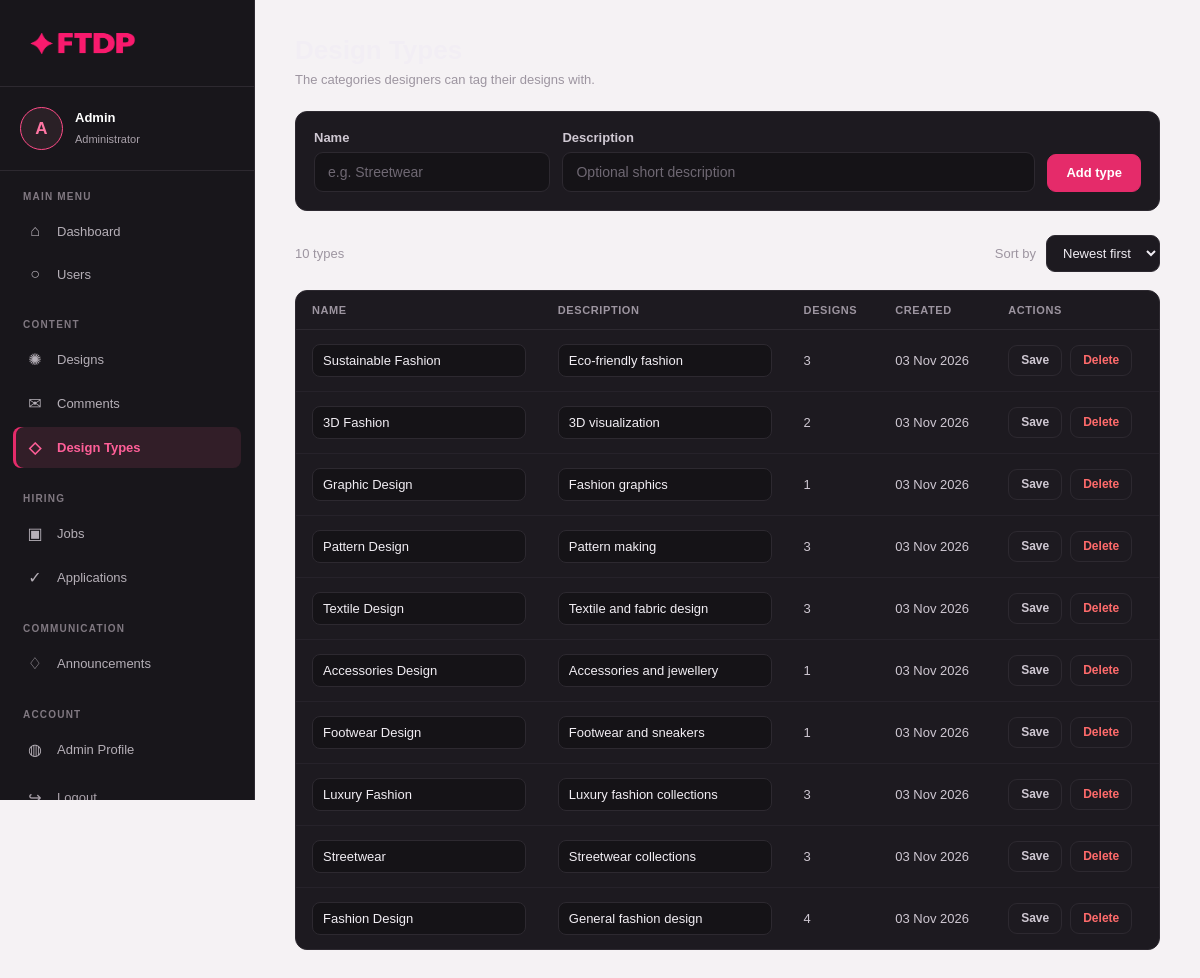
Screenshot of /frontend/pages/admin/design_types.php (signed in) with the database file from the repository.
### tables this page shows
CREATE TABLE design_types (
id INT AUTO_INCREMENT PRIMARY KEY,

name VARCHAR(100) NOT NULL UNIQUE,

description TEXT,

created_at TIMESTAMP DEFAULT CURRENT_TIMESTAMP
);

### backend/admin/design_types.php (called while the page is built, shortened)
<?php
require_once __DIR__ . "/../config/config.php";
require_once __DIR__ . "/admin_helpers.php";
$sort = adminSort();
$dir  = adminSortDir($sort);
$admin_types = adminFetchAll($conn->query("
    SELECT
        t.id,
        t.name,
        t.description,
        t.created_at,
        (SELECT COUNT(*) FROM design_type_mapping m WHERE m.design_type_id = t.id) AS design_count
    FROM design_types t
    ORDER BY t.created_at $dir, t.id $dir
"));
?>

### backend/designer/comm_helpers.php (called while the page is built, shortened)
<?php
function csrfToken(): string
{
    return $_SESSION["csrf_token"];
}
?>

### frontend/pages/admin/design_types.php (the view, shortened to what this page needs)
<?php
require_once __DIR__ . "/../../../backend/admin/design_types.php";
$csrf_token = csrfToken();
?>
<!DOCTYPE html>
<html lang="en">
<head>
    <link rel="stylesheet" href="../../css/designer_dashboard.css">
    <link rel="stylesheet" href="../../css/designer.css">
    <link rel="stylesheet" href="../../css/designer_comm.css">
    <link rel="stylesheet" href="../../css/company.css">
    <link rel="stylesheet" href="../../css/admin.css">
</head>
<body>
<div class="designer-dashboard">
    <?php require_once __DIR__ . "/../../include/admin_sidbar.php"; ?>
    <main class="designer-main">
        <div class="page-heading">
            <h1>Design Types</h1>
            <p>The categories designers can tag their designs with.</p>
        </div>
        <form method="POST" action="../../../backend/admin/admin_action.php" class="ad-add-type">
            <div class="comm-field">
                <label for="newTypeName">Name</label>
                <input type="text" id="newTypeName" name="name" class="comm-input" maxlength="100" placeholder="e.g. Streetwear" required>
            </div>
            <div class="comm-field">
                <label for="newTypeDesc">Description</label>
                <input type="text" id="newTypeDesc" name="description" class="comm-input" placeholder="Optional short description">
            </div>
            <button type="submit" class="comm-btn">Add type</button>
        </form>
        <div class="co-toolbar">
            <span class="ad-count"><?= count($admin_types); ?> <?= count($admin_types) === 1 ? "type" : "types"; ?></span>
            <?= adminSortControl($sort); ?>
        </div>
        <div class="ad-table-wrap">
            <table class="ad-table">
                <thead>
                    <tr>
                        <th>Name</th>
                        <th>Description</th>
                        <th>Designs</th>
                        <th>Created</th>
                        <th>Actions</th>
                    </tr>
                </thead>
                <tbody>
                <?php foreach ($admin_types as $type): ?>
                    <tr>
                        <td>
                            <input type="text" class="ad-inline-input" name="name"
                                   form="typeForm<?= (int) $type["id"]; ?>"
                                   value="<?= htmlspecialchars($type["name"]); ?>" maxlength="100" required>
                        </td>
                        <td>
                            <input type="text" class="ad-inline-input" name="description"
                                   form="typeForm<?= (int) $type["id"]; ?>"
                                   value="<?= htmlspecialchars((string) $type["description"]); ?>">
                        </td>
                        <td><?= (int) $type["design_count"]; ?></td>
                        <td class="ad-nowrap"><?= date("d M Y", strtotime($type["created_at"])); ?></td>
                        <td>
                            <div class="ad-actions">
                                <form method="POST" id="typeForm<?= (int) $type["id"]; ?>"
                                      action="../../../backend/admin/admin_action.php">
                                    <button type="submit" class="comm-btn ghost small">Save</button>
                                </form>
                                <?= adminActionForm(
                                    $csrf_token, "delete_type", ["type_id" => $type["id"]],
                                    "Delete", "danger", "design_types.php", $sort,
                                    "Delete the type \"" . $type["name"] . "\"? Designs keep existing but lose this tag."
                                ); ?>
                            </div>
                        </td>
                    </tr>
                <?php endforeach; ?>
                </tbody>
            </table>
        </div>
    </main>
</div>
</body>
</html>

### backend/admin/admin_helpers.php (shortened to what this page needs)
<?php
require_once __DIR__ . "/../designer/comm_helpers.php";
function adminSort(): string
{
    $sort = $_GET["sort"] ?? "new";
    return $sort === "old" ? "old" : "new";
}
function adminSortDir(string $sort): string
{
    return $sort === "old" ? "ASC" : "DESC";
}
function adminSortControl(string $sort): string
{
    return '
        <form method="GET" class="ad-sort">
            <label for="adSort">Sort by</label>
            <select name="sort" id="adSort" class="co-select" onchange="this.form.submit();">
                <option value="new"' . ($sort === "new" ? " selected" : "") . '>Newest first</option>
                <option value="old"' . ($sort === "old" ? " selected" : "") . '>Oldest first</option>
            </select>
        </form>
    ';
}
function adminActionForm(
    string $csrf,
    string $action,
    array $fields,
    string $label,
    string $class,
    string $back,
    string $sort = "new",
    string $confirm = "",
    bool $askReason = false
): string {
    $js = "";
    if ($askReason) {
        $js = "var r = prompt(" . json_encode($confirm) . "); "
            . "if (r === null || r.trim() === '') { return false; } "
            . "this.form.reason.value = r;";
    } elseif ($confirm !== "") {
        $js = "return confirm(" . json_encode($confirm) . ");";
    }
    $html  = '<form method="POST" action="../../../backend/admin/admin_action.php">';
    $html .= '<input type="hidden" name="csrf" value="' . htmlspecialchars($csrf) . '">';
    $html .= '<input type="hidden" name="action" value="' . htmlspecialchars($action) . '">';
    $html .= '<input type="hidden" name="back" value="' . htmlspecialchars($back) . '">';
    $html .= '<input type="hidden" name="sort" value="' . htmlspecialchars($sort) . '">';
    foreach ($fields as $name => $value) {
        $html .= '<input type="hidden" name="' . htmlspecialchars($name) . '" value="' . htmlspecialchars((string) $value) . '">';
    }
    $html .= '<button type="submit" class="comm-btn ' . htmlspecialchars($class) . ' small"';
    if ($js !== "") {
        $html .= ' onclick="' . htmlspecialchars($js, ENT_QUOTES) . '"';
    }
    $html .= '>' . htmlspecialchars($label) . '</button>';
    $html .= '</form>';
    return $html;
}
function adminFetchAll(mysqli_result $result): array
{
    $rows = [];
    while ($row = $result->fetch_assoc()) {
        $rows[] = $row;
    }
    return $rows;
}
?>

### frontend/css/designer_dashboard.css (style rules this page uses)
:root { --pink: #e52b6a; --pink-dark: #c91d58; --pink-light: #ff75a3; --pink-border: #ff4b88; --pink-soft: #fff0f5; --pink-dark-soft: #321e28; --text: #252228; --light-text: #68616b; --muted: #999099; --border: #e4dfe3; --white: #ffffff; --dashboard-bg: #f5f2f4; }
* { margin: 0; padding: 0; box-sizing: border-box; }
html { scroll-behavior: smooth; }
body { font-family: Arial, Helvetica, sans-serif; background: var(--dashboard-bg); color: var(--text); }
.designer-dashboard { min-height: 100vh; display: flex; }
.designer-main { width: calc(100% - 255px); margin-left: 255px; padding: 35px 40px; }

### frontend/css/designer.css (style rules this page uses)
:root { --sidebar-bg: #18161b; --sidebar-border: #2d2930; --sidebar-hover: #292129; --sidebar-active: #321e28; --pink: #e52b6a; --pink-light: #ff75a3; --pink-border: #ff4b88; --sidebar-text: #b5afb7; --sidebar-muted: #817982; --sidebar-white: #ffffff; }

### frontend/css/designer_comm.css (style rules this page uses)
:root { --c-surface: #1d1a20; --c-surface-2: #251f28; --c-line: #2d2930; --c-line-soft: #26222a; --c-text: #f2eef4; --c-body: #cfc8d2; --c-muted: #9d95a0; --c-pink: #e52b6a; --c-pink-soft: #ff75a3; --c-pink-dim: rgba(229, 43, 106, 0.14); --c-danger: #ff6b6b; --c-success: #4cd08a; }
.comm-btn { display: inline-flex; align-items: center; justify-content: center; gap: 8px; padding: 10px 18px; border: 1px solid var(--c-pink); border-radius: 9px; background: var(--c-pink); color: #fff; font-family: inherit; font-size: 13px; font-weight: 600; line-height: 1.2; cursor: pointer; transition: background 0.2s ease, border-color 0.2s ease, opacity 0.2s ease; }
.comm-btn.ghost { background: transparent; border-color: var(--c-line); color: var(--c-body); }
.comm-btn.danger { background: transparent; border-color: var(--c-line); color: var(--c-danger); }
.comm-btn.small { padding: 7px 12px; font-size: 12px; }
.comm-field { display: flex; flex-direction: column; gap: 7px; }
.comm-field label { color: var(--c-body); font-size: 13px; font-weight: 600; }
.comm-input { width: 100%; padding: 11px 13px; border: 1px solid var(--c-line); border-radius: 9px; background: #151317; color: var(--c-text); font-family: inherit; font-size: 14px; transition: border-color 0.2s ease; }
.comm-input::placeholder { color: #6f6873; }

### frontend/css/company.css (style rules this page uses)
.co-toolbar { display: flex; align-items: center; justify-content: space-between; flex-wrap: wrap; gap: 14px; margin-bottom: 18px; }
.co-select { padding: 9px 12px; border: 1px solid var(--c-line); border-radius: 9px; background: var(--c-surface); color: var(--c-text); font-family: inherit; font-size: 13px; }

### frontend/css/admin.css (style rules this page uses)
.page-heading { margin-bottom: 24px; }
.page-heading h1 { margin-bottom: 6px; color: var(--c-text); font-size: 26px; }
.page-heading p { color: var(--c-muted); font-size: 13px; }
.ad-count { color: var(--c-muted); font-size: 13px; }
.ad-sort { display: flex; align-items: center; gap: 10px; }
.ad-sort label { color: var(--c-muted); font-size: 13px; }
.ad-table-wrap { overflow-x: auto; background: var(--c-surface); border: 1px solid var(--c-line); border-radius: 12px; }
.ad-table { width: 100%; border-collapse: collapse; }
.ad-table th { padding: 13px 16px; border-bottom: 1px solid var(--c-line); color: var(--c-muted); font-size: 11px; font-weight: 700; letter-spacing: 0.6px; text-align: left; text-transform: uppercase; white-space: nowrap; }
.ad-table td { padding: 14px 16px; border-bottom: 1px solid var(--c-line-soft); color: var(--c-body); font-size: 13px; vertical-align: middle; }
.ad-table tr:last-child td { border-bottom: none; }
.ad-nowrap { white-space: nowrap; }
.ad-actions { display: flex; align-items: center; flex-wrap: wrap; gap: 8px; }
.ad-actions form { margin: 0; }
.ad-inline-input { width: 100%; min-width: 140px; padding: 8px 10px; border: 1px solid var(--c-line); border-radius: 8px; background: #151317; color: var(--c-text); font-family: inherit; font-size: 13px; }
.ad-add-type { display: grid; grid-template-columns: 1fr 2fr auto; align-items: end; gap: 12px; margin-bottom: 24px; padding: 18px; background: var(--c-surface); border: 1px solid var(--c-line); border-radius: 12px; }
.ad-add-type .comm-field { margin: 0; }

### rows the page displays
design_types: name "Sustainable Fashion", description "Eco-friendly fashion", design_count "3", created_at "03 Nov 2026"
design_types: name "3D Fashion", description "3D visualization", design_count "2", created_at "03 Nov 2026"
design_types: name "Graphic Design", description "Fashion graphics", design_count "1", created_at "03 Nov 2026"
design_types: name "Pattern Design", description "Pattern making", design_count "3", created_at "03 Nov 2026"
design_types: name "Textile Design", description "Textile and fabric design", design_count "3", created_at "03 Nov 2026"
design_types: name "Accessories Design", description "Accessories and jewellery", design_count "1", created_at "03 Nov 2026"
design_types: name "Footwear Design", description "Footwear and sneakers", design_count "1", created_at "03 Nov 2026"
design_types: name "Luxury Fashion", description "Luxury fashion collections", design_count "3", created_at "03 Nov 2026"
design_types: name "Streetwear", description "Streetwear collections", design_count "3", created_at "03 Nov 2026"
design_types: name "Fashion Design", description "General fashion design", design_count "4", created_at "03 Nov 2026"

### other values shown
mb_substr($user_name, 0, 1) "A"
$user_name "Admin"
count($admin_types) "10"
